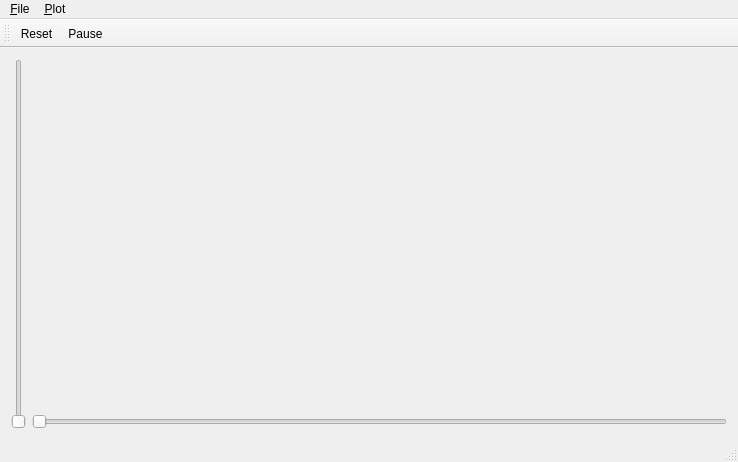
<?xml version="1.0" encoding="UTF-8"?>
<ui version="4.0">
 <class>MainWindow</class>
 <widget class="QMainWindow" name="MainWindow">
  <property name="geometry">
   <rect>
    <x>0</x>
    <y>0</y>
    <width>738</width>
    <height>462</height>
   </rect>
  </property>
  <property name="windowTitle">
   <string>AmpMeter</string>
  </property>
  <widget class="QWidget" name="centralWidget">
   <layout class="QHBoxLayout" name="horizontalLayout">
    <item>
     <widget class="QSlider" name="verticalSlider">
      <property name="orientation">
       <enum>Qt::Vertical</enum>
      </property>
     </widget>
    </item>
    <item>
     <layout class="QVBoxLayout" name="verticalLayout">
      <item>
       <widget class="QwtPlot" name="qwtPlot"/>
      </item>
      <item>
       <widget class="QSlider" name="horizontalSlider">
        <property name="orientation">
         <enum>Qt::Horizontal</enum>
        </property>
       </widget>
      </item>
     </layout>
    </item>
   </layout>
  </widget>
  <widget class="QMenuBar" name="menuBar">
   <property name="geometry">
    <rect>
     <x>0</x>
     <y>0</y>
     <width>738</width>
     <height>25</height>
    </rect>
   </property>
   <widget class="QMenu" name="menuFile">
    <property name="title">
     <string>&amp;File</string>
    </property>
    <addaction name="actionLoad"/>
    <addaction name="actionSave"/>
    <addaction name="separator"/>
    <addaction name="actionQuit"/>
   </widget>
   <widget class="QMenu" name="menuPlot">
    <property name="title">
     <string>&amp;Plot</string>
    </property>
    <widget class="QMenu" name="menuSource">
     <property name="title">
      <string>&amp;Source</string>
     </property>
     <addaction name="actionRandom"/>
     <addaction name="actionConstant"/>
     <addaction name="actionMB4205"/>
     <addaction name="separator"/>
    </widget>
    <widget class="QMenu" name="menuStyle">
     <property name="title">
      <string>Style</string>
     </property>
     <addaction name="actionAntialiasing"/>
    </widget>
    <addaction name="menuSource"/>
    <addaction name="separator"/>
    <addaction name="menuStyle"/>
   </widget>
   <addaction name="menuFile"/>
   <addaction name="menuPlot"/>
  </widget>
  <widget class="QToolBar" name="mainToolBar">
   <attribute name="toolBarArea">
    <enum>TopToolBarArea</enum>
   </attribute>
   <attribute name="toolBarBreak">
    <bool>false</bool>
   </attribute>
   <addaction name="actionReset"/>
   <addaction name="actionPause"/>
  </widget>
  <widget class="QStatusBar" name="statusBar"/>
  <action name="actionRandom">
   <property name="checkable">
    <bool>true</bool>
   </property>
   <property name="checked">
    <bool>true</bool>
   </property>
   <property name="text">
    <string>Random</string>
   </property>
  </action>
  <action name="actionAntialiasing">
   <property name="checkable">
    <bool>true</bool>
   </property>
   <property name="checked">
    <bool>true</bool>
   </property>
   <property name="text">
    <string>Antialiasing</string>
   </property>
  </action>
  <action name="actionQuit">
   <property name="text">
    <string>&amp;Quit</string>
   </property>
  </action>
  <action name="actionPause">
   <property name="checkable">
    <bool>true</bool>
   </property>
   <property name="text">
    <string>Pause</string>
   </property>
  </action>
  <action name="actionReset">
   <property name="text">
    <string>Reset</string>
   </property>
  </action>
  <action name="actionConstant">
   <property name="checkable">
    <bool>true</bool>
   </property>
   <property name="text">
    <string>Constant</string>
   </property>
  </action>
  <action name="actionSave">
   <property name="text">
    <string>&amp;Save</string>
   </property>
  </action>
  <action name="actionLoad">
   <property name="text">
    <string>&amp;Load</string>
   </property>
  </action>
  <action name="actionMB4205">
   <property name="text">
    <string>MB4205</string>
   </property>
  </action>
 </widget>
 <layoutdefault spacing="6" margin="11"/>
 <customwidgets>
  <customwidget>
   <class>QwtPlot</class>
   <extends>QFrame</extends>
   <header>qwt_plot.h</header>
   <container>1</container>
  </customwidget>
 </customwidgets>
 <resources/>
 <connections/>
</ui>
